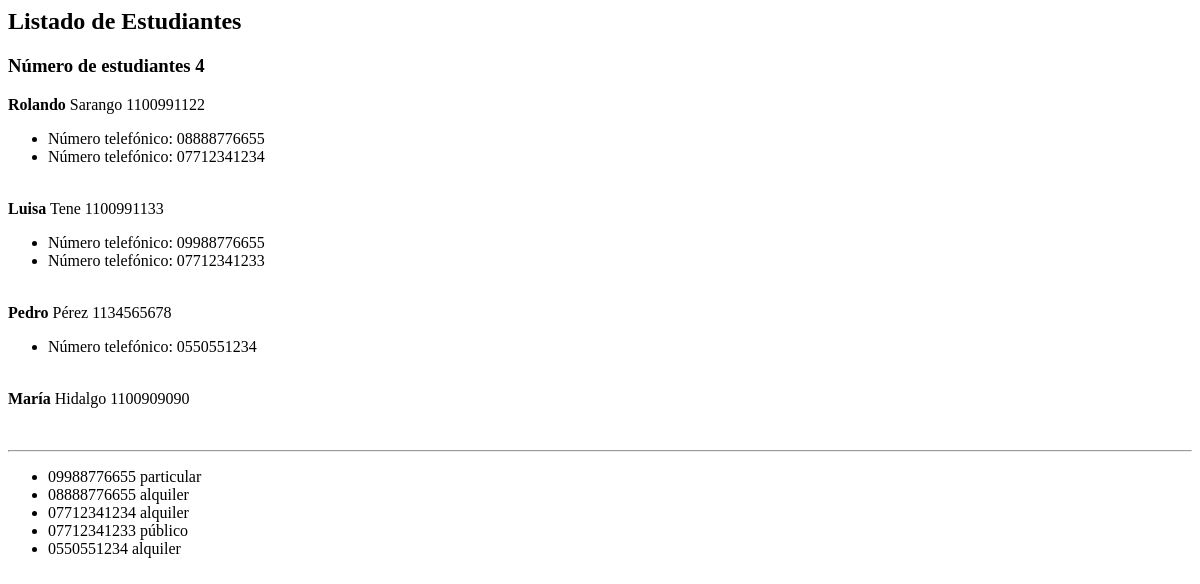
The app's page /administrativo/listado/estudiantes/dos, older data.
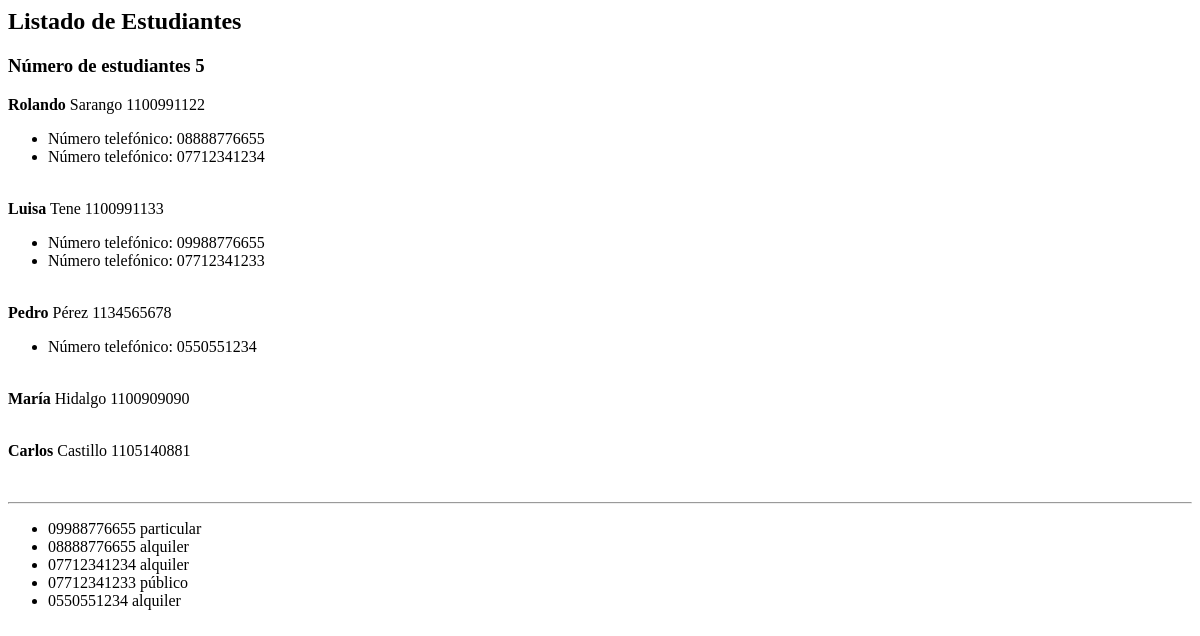
The same page, newer data.
### administrativo/models.py (models this page shows, shortened)
class Estudiante(models.Model):
    nombre = models.CharField(max_length=30)
    apellido = models.CharField(max_length=30)
    cedula = models.CharField(max_length=30, unique=True)

class NumeroTelefonico(models.Model):
    telefono = models.CharField(max_length=100)
    tipo = models.CharField(max_length=100)
    estudiante = models.ForeignKey(Estudiante, on_delete=models.CASCADE,
    related_name="mis_numeros_telefonicos")
    def __str__(self):
        return "%s %s" % (self.telefono, self.tipo)

### administrativo/views.py (the view)
# urls.py: path('listado/estudiantes/dos', views.listadoEstudiantesDos,
def listadoEstudiantesDos(request):
    estudiantes = Estudiante.objects.all()
    mis_numeros_telefonicos = NumeroTelefonico.objects.all()
    informacion_template = {'estudiantes': estudiantes,
    'numero_estudiantes': len(estudiantes),
    'mis_numeros_telefonicos': mis_numeros_telefonicos}
    return render(request, 'listadoEstudiantesDos.html', informacion_template)

### administrativo/templates/listadoEstudiantesDos.html
<h2>Listado de Estudiantes</h3>
<h3>Número de estudiantes {{ numero_estudiantes }}</h3>
{% for e in estudiantes %}
  <b>{{e.nombre}}</b> {{e.apellido}} {{e.cedula}} <br/>
  <ul>
  {% for numero in e.mis_numeros_telefonicos.all %}
      <li>
          Número telefónico: {{numero.telefono}}<br/>
      </li>
  {% endfor %}
  </ul>
  <br/>
{% endfor %}
<hr>
<ul>
{% for e in mis_numeros_telefonicos %}
  <li> {{ e }} </li>
{% endfor %}
</ul>

Row changes from the older to the newer data that the page shows:
added Estudiante: nombre "Carlos", apellido "Castillo", cedula "1105140881"
Text that changed along with them:
{{ numero_estudiantes }}: "4" → "5"
